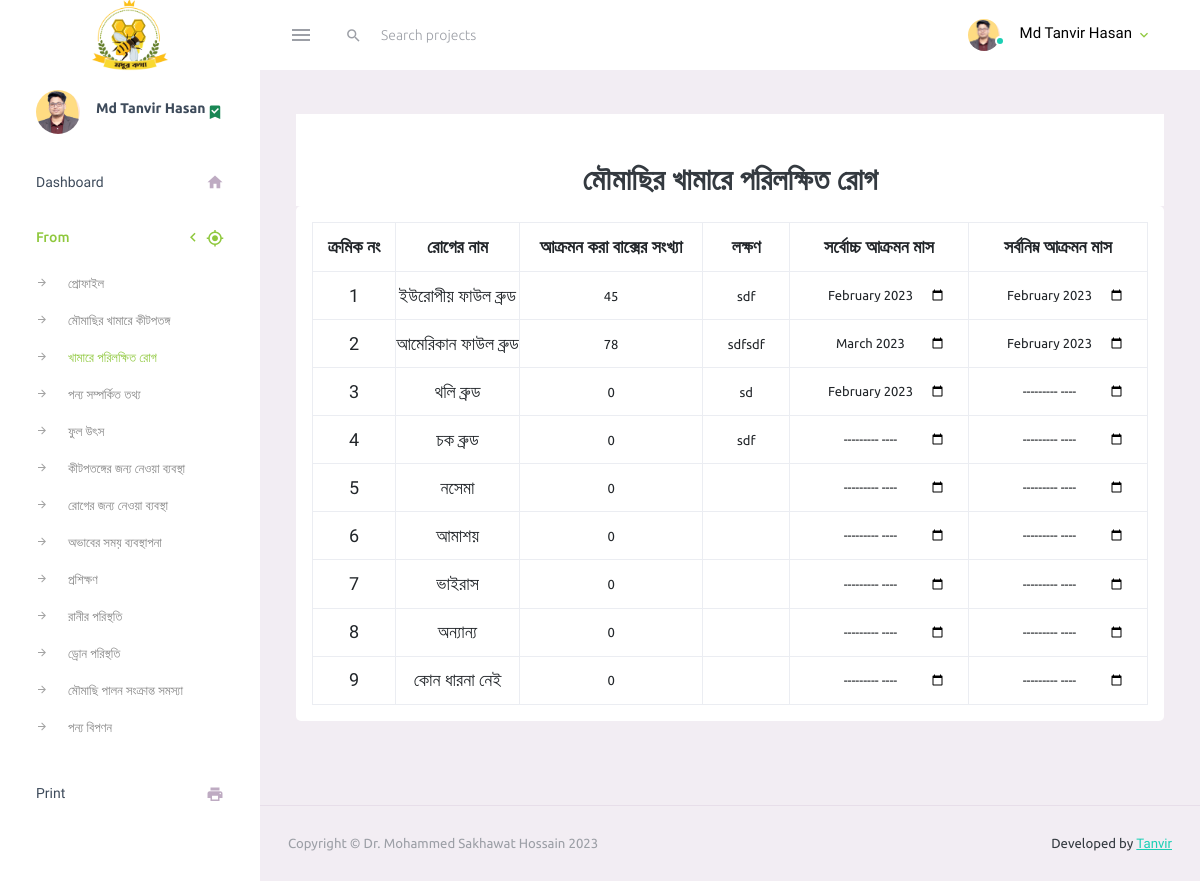
The page /khamer_rug13.php (signed in) on the database its author committed.
### tables this page shows
CREATE TABLE `khamerer_rug_13` (
  `id` int(10) NOT NULL,
  `user_id` int(155) NOT NULL,
  `ruger_name` varchar(255) NOT NULL,
  `box_sokha` int(10) NOT NULL,
  `lokkhon` varchar(255) NOT NULL,
  `max_akromon_mas` varchar(255) NOT NULL,
  `mini_akromon_mas` varchar(255) NOT NULL
);

### config/function.php (called while the page is built, shortened)
<?php
function SelectData($TableName, $moresql){
    global $conn;
    $sql = "SELECT * FROM $TableName $moresql";
    $select = mysqli_query($conn, $sql);
    return $select;
}
function UserData($id, $data){
    $row = SelectData("fls_users", "where user_name='$id'")->fetch_object();
    return $row->$data;
}
?>

### khamer_rug13.php (the view, shortened to what this page needs)
<?php
require_once "inc/header.php";
?>
<div class="row justify-content-md-center">
    <div class="col-12">
        <div class="text-center bg-white table-title">
            <h2 class="p-2 m-0 pt-5">মৌমাছির খামারে পরিলক্ষিত রোগ</h2>
        </div>
        <div class="card p-3 form_tabkle">
            <form action="" method="post">
                <table class="table table-bordered">
                    <tr>
                        <th>ক্রমিক নং</th>
                        <th> রোগের নাম</th>
                        <th>আক্রমন করা বাক্সের সংখ্যা</th>
                        <th>লক্ষণ</th>
                        <th>সর্বোচ্চ আক্রমন মাস</th>
                        <th>সর্বনিম্ন আক্রমন মাস</th>
                    </tr>
                    <?php
                    $i = 1;
                    $data = SelectData('khamerer_rug_13', "WHERE user_id='$id_user'");
                    while ($row = $data->fetch_object()) { ?>
                        <tr>
                            <td><?= $i++; ?></td>
                            <td><?= $row->ruger_name ?></td>
                            <td><input type="text" id="box_sokha_<?php echo $row->id ?>" value="<?= $row->box_sokha ?>" class="form-control"></td>
                            <td><input type="text" id="lokkhon_<?php echo $row->id ?>" value="<?= $row->lokkhon ?>" class="form-control"></td>
                            <td><input type="month" id="max_akromon_mas_<?php echo $row->id ?>" value="<?= $row->max_akromon_mas ?>" class="form-control"></td>
                            <td><input type="month" id="mini_akromon_mas_<?php echo $row->id ?>" value="<?= $row->mini_akromon_mas ?>" class="form-control"></td>
                        </tr>
                    <?php } ?>
                </table>
            </form>
        </div>
    </div>
</div>
<?php require_once "inc/footer.php" ?>

### inc/header.php (shortened to what this page needs)
<?php
if (!isset($_SESSION['admin_user'])) {
  echo "<script> location.replace('login.php')</script>";
} else {
  $userid = $_SESSION['admin_user'];
  $id_user = $_SESSION['userid'];
}
require_once "config/db_conn.php";
require_once "config/function.php";
?>
<!DOCTYPE html>
<html lang="en">
<head>
  <link rel="stylesheet" href="assets/vendors/mdi/css/materialdesignicons.min.css">
  <link rel="stylesheet" href="assets/vendors/css/vendor.bundle.base.css">
  <link rel="stylesheet" href="assets/css/style.css">
</head>
<body>
  <div class="container-scroller">
    <nav class="navbar default-layout-navbar col-lg-12 col-12 p-0 fixed-top d-flex flex-row">
      <div class="text-center navbar-brand-wrapper d-flex align-items-center justify-content-center">
        <a class="navbar-brand brand-logo" href="index.html"><img src="assets/images/logo/logo.png" style="width: 30%;" alt="logo" /></a>
      </div>
      <div class="navbar-menu-wrapper d-flex align-items-stretch">
        <button class="navbar-toggler navbar-toggler align-self-center" type="button" data-toggle="minimize">
          <span class="mdi mdi-menu"></span>
        </button>
        <div class="search-field d-none d-md-block">
          <form class="d-flex align-items-center h-100" action="#">
            <div class="input-group">
              <div class="input-group-prepend bg-transparent">
                <i class="input-group-text border-0 mdi mdi-magnify"></i>
              </div>
              <input type="text" class="form-control bg-transparent border-0" placeholder="Search projects">
            </div>
          </form>
        </div>
        <ul class="navbar-nav navbar-nav-right">
          <li class="nav-item nav-profile dropdown">
            <a class="nav-link dropdown-toggle" id="profileDropdown" href="#" data-bs-toggle="dropdown" aria-expanded="false">
              <div class="nav-profile-img">
                <img src="assets/images/faces/<?= UserData($userid, 'profile_pic') ?>" alt="image">
                <span class="availability-status online"></span>
              </div>
              <div class="nav-profile-text">
                <p class="mb-1 text-black"><?= UserData($userid, 'name') ?></p>
              </div>
            </a>
          </li>
        </ul>
      </div>
    </nav>
    <div class="container-fluid page-body-wrapper">
      <?php require_once "sidebar.php" ?>
      <div class="main-panel">
        <div class="content-wrapper">

### inc/sidebar.php (shortened to what this page needs)
<nav class="sidebar sidebar-offcanvas" id="sidebar">
  <ul class="nav">
    <li class="nav-item nav-profile">
      <a href="#" class="nav-link">
        <div class="nav-profile-image">
          <img src="assets/images/faces/<?= UserData($userid, 'profile_pic') ?>" alt="profile">
        </div>
        <div class="nav-profile-text d-flex flex-column">
          <span class="font-weight-bold mb-2"><?= UserData($userid, 'name') ?></span>
        </div>
        <i class="mdi mdi-bookmark-check text-success nav-profile-badge"></i>
      </a>
    </li>
    <li class="nav-item">
      <a class="nav-link" href="index.php">
        <span class="menu-title">Dashboard</span>
        <i class="mdi mdi-home menu-icon"></i>
      </a>
    </li>
    <li class="nav-item">
      <a class="nav-link" data-bs-toggle="collapse" href="#ui-basic" aria-expanded="false" aria-controls="ui-basic">
        <span class="menu-title">From</span>
        <i class="menu-arrow"></i>
        <i class="mdi mdi-crosshairs-gps menu-icon"></i>
      </a>
      <div class="collapse" id="ui-basic">
        <ul class="nav flex-column sub-menu">
          <li class="nav-item"> <a class="nav-link" href="new_user.php">প্রোফাইল</a></li>
          <li class="nav-item"> <a class="nav-link" href="kitpotong_f12.php">মৌমাছির খামারে কীটপতঙ্গ</a></li>
          <li class="nav-item"> <a class="nav-link" href="khamer_rug13.php">খামারে পরিলক্ষিত রোগ</a></li>
          <li class="nav-item"> <a class="nav-link" href="product_info17.php">পন্য সম্পর্কিত তথ্য</a></li>
          <li class="nav-item"> <a class="nav-link" href="fuler_utts18.php">ফুল উৎস</a></li>
          <li class="nav-item"> <a class="nav-link" href="bebostha_neya19.php">কীটপতঙ্গের জন্য নেওয়া ব্যবস্থা</a></li>
          <li class="nav-item"> <a class="nav-link" href="ruger_bebostha20.php">রোগের জন্য নেওয়া ব্যবস্থা</a></li>
          <li class="nav-item"> <a class="nav-link" href="dearth_period21.php">অভাবের সময় ব্যবস্থাপনা</a></li>
          <li class="nav-item"> <a class="nav-link" href="training_23.php">প্রশিক্ষণ</a></li>
          <li class="nav-item"> <a class="nav-link" href="rani_24.php">রানীর পরিস্থতি</a></li>
          <li class="nav-item"> <a class="nav-link" href="raza_25.php">ড্রোন পরিস্থতি</a></li>
          <li class="nav-item"> <a class="nav-link" href="lalun_palon_somosa_26.php">মৌমাছি পালন সংক্রান্ত সমস্যা</a></li>
          <li class="nav-item"> <a class="nav-link" href="pruduct_sell_27.php">পন্য বিপণন</a></li>
        </ul>
      </div>
    </li>
    <li class="nav-item">
      <a class="nav-link" href="print.php" target="null">
        <span class="menu-title">Print</span>
        <i class="mdi mdi-printer menu-icon"></i>
      </a>
    </li>
  </ul>
</nav>

### inc/footer.php (shortened to what this page needs)
</div>
<footer class="footer">
  <div class="container-fluid d-flex justify-content-between">
    <span class="text-muted d-block text-center text-sm-start d-sm-inline-block">Copyright © Dr. Mohammed Sakhawat Hossain <?php echo date('Y') ?></span>
    <span class="float-none float-sm-end mt-1 mt-sm-0 text-end"> Developed by <a href="https://www.tanvirr.com" target="_blank">Tanvir </a></span>
  </div>
</footer>
</div>
</div>
</div>
</body>
</html>

### rows shown on the page
khamerer_rug_13: ruger_name "ইউরোপীয় ফাউল ব্রুড", box_sokha "45", lokkhon "sdf", max_akromon_mas "2023-02", mini_akromon_mas "2023-02"
khamerer_rug_13: ruger_name "আমেরিকান ফাউল ব্রুড", box_sokha "78", lokkhon "sdfsdf", max_akromon_mas "2023-03", mini_akromon_mas "2023-02"
khamerer_rug_13: ruger_name "থলি ব্রুড", box_sokha "0", lokkhon "sd", max_akromon_mas "2023-02"
khamerer_rug_13: ruger_name "চক ব্রুড", box_sokha "0", lokkhon "sdf"
khamerer_rug_13: ruger_name "নসেমা", box_sokha "0"
khamerer_rug_13: ruger_name "আমাশয়", box_sokha "0"
khamerer_rug_13: ruger_name "ভাইরাস", box_sokha "0"
khamerer_rug_13: ruger_name "অন্যান্য", box_sokha "0"
khamerer_rug_13: ruger_name "কোন ধারনা নেই", box_sokha "0"

### other values the page prints
UserData($userid, 'name') "Md Tanvir Hasan"
